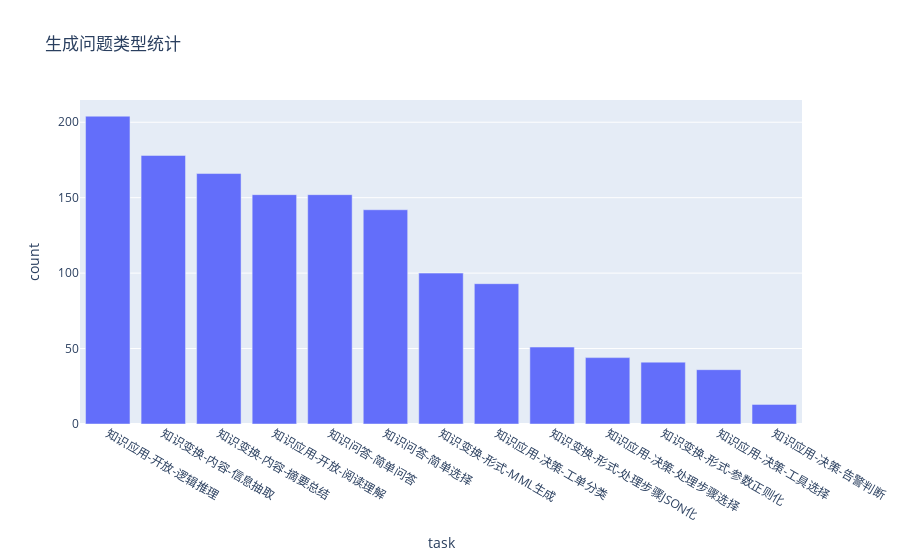

The code cell stored with this chart in its notebook:
### Code cell
plot_bar_plot_from_db("QA_GEN-10281814", "task", "生成问题类型统计", column_rename)

### Figure 1 — Plotly figure (JSON) as saved in the notebook; plotly's stock layout.template omitted (floating-point values rounded to 4 significant figures)
{"data": [{"alignmentgroup": "True", "hovertemplate": "task=%{x}<br>count=%{y}<extra></extra>", "legendgroup": "", "marker": {"color": "#636efa", "pattern": {"shape": ""}}, "name": "", "offsetgroup": "", "orientation": "v", "showlegend": false, "textposition": "auto", "type": "bar", "x": ["知识应用-开放-逻辑推理", "知识变换-内容-信息抽取", "知识变换-内容-摘要总结", "知识应用-开放-阅读理解", "知识问答-简单问答", "知识问答-简单选择", "知识变换-形式-MML生成", "知识应用-决策-工单分类", "知识变换-形式-处理步骤JSON化", "知识应用-决策-处理步骤选择", "知识变换-形式-参数正则化", "知识应用-决策-工具选择", "知识应用-决策-告警判断"], "xaxis": "x", "y": [204, 178, 166, 152, 152, 142, 100, 93, 51, 44, 41, 36, 13], "yaxis": "y"}], "layout": {"barmode": "relative", "legend": {"tracegroupgap": 0}, "title": {"text": "生成问题类型统计"}, "xaxis": {"anchor": "y", "domain": [0, 1], "title": {"text": "task"}}, "yaxis": {"anchor": "x", "domain": [0, 1], "title": {"text": "count"}}}}
